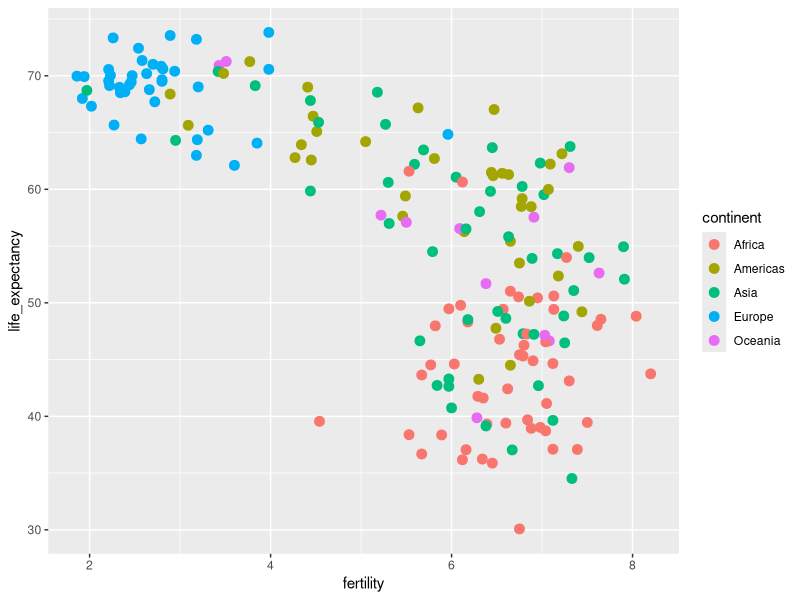

This figure's R source:
# load packages
library(dplyr)
library(ggplot2)

# gapminder dataset
library(dslabs)
data(gapminder)

# get head
head(gapminder)

# filter `infant mortality` for 2 countries
infant_mortality <- function(country1, country2) {
    p <- gapminder %>% filter(year == 2015 & country %in% c(country1, country2)) %>% select(country, infant_mortality)
    print(p)
}

infant_mortality('Sri Lanka', 'Turkey')
infant_mortality('Poland', 'South Korea')
infant_mortality('Malaysia', 'Russia')
infant_mortality('Pakistan','Vietnam')
infant_mortality('Thailand', 'South Africa')

# scatter plot of life-expectancy vs fertlity rate
data <- gapminder %>% filter(year == 1962) %>% ggplot(aes(fertility, life_expectancy, color = continent)) + geom_point(size=3)
print(data)
